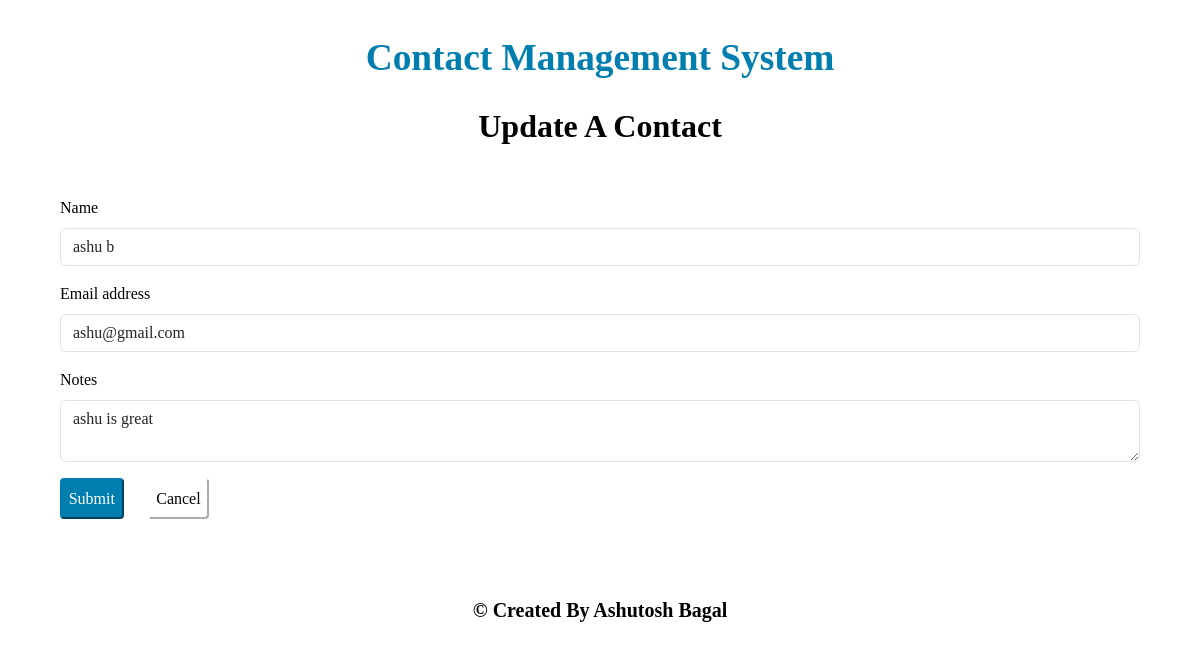
The page /update_contact/3 on the database its author committed.
### Contact_management/models.py (models this page shows, shortened)
class contacts(models.Model):
    name = models.CharField(max_length=30)
    email=models.EmailField(max_length=30)
    notes=models.TextField()
    time = models.DateTimeField(auto_now_add=True)

### Contact_management/views.py (the view, shortened to what this page needs)
# urls.py: path('update_contact/<con_id>',views.update_contact,name='update_contact'),
def update_contact(request, con_id):
	contact_record = contacts.objects.get(id = con_id)
	return render(request,"update_contact.html", {"contact_record" : contact_record})

### Contact_management/templates/update_contact.html (shortened to what this page needs)
{% extends 'header.html' %}
{% load static %}
{% block content %}
<!DOCTYPE html>
<html lang="en">
<head>
	<link
        href="https://cdn.jsdelivr.net/npm/bootstrap@5.3.2/dist/css/bootstrap.min.css"
        rel="stylesheet"
	/>
	<link rel="stylesheet" href="{% static 'base_style.css' %}">
</head>
<body>
	<div class="sub-header">Update A Contact</div>
	<br>
	<form action="" method="POST">
		<div class="mb-3">
		<label for="name" class="form-label">Name</label>
		<input
			required
			type="text"
			class="form-control"
			id="name"
			name="name"
			aria-describedby="emailHelp"
            value= "{{contact_record.name}}"
		/>
		</div>
		<div class="mb-3">
		<label for="email" class="form-label">Email address</label>
		<input
			required
			type="email"
			class="form-control"
			id="email"
			name="email"
			aria-describedby="emailHelp"
            value = {{contact_record.email}}
		/>
		</div>
		<div class="mb-3">
		<label for="notes" class="form-label">Notes</label>
		<textarea class="form-control" id="notes" name="notes">{{contact_record.notes}}</textarea>
		</div>
		<button type="submit" class="color-button">Submit</button>
		<a href="{% url 'home' %}"
		><button type="button" class="cancel-button">Cancel</button></a
		>
	</form>
</body>
</html>
{% endblock %}

### Contact_management/static/base_style.css (style rules this page uses)
body { font-family: Georgia, serif; color: black; margin-top: 3%; margin-bottom: 3%; margin-left: 5%; margin-right: 5%; }
.color-button { font-family: Georgia, serif; color: white; background-color: #007eb0; border-radius: 4px; padding: 5pt; border-color: #007eb0; margin-right: 15pt; }
.cancel-button { font-family: Georgia, serif; color: black; background-color: white; border-radius: 4px; padding: 5pt; border-color: white; margin-right: 15pt; }
.sub-header { font-family: Georgia, serif; color: black; font-size: 24pt; font-weight: bold; text-align: center; margin-top: 2%; margin-bottom: 2%; }

### rows shown on the page
contacts: name "ashu b", email "ashu@gmail.com", notes "ashu is great"
